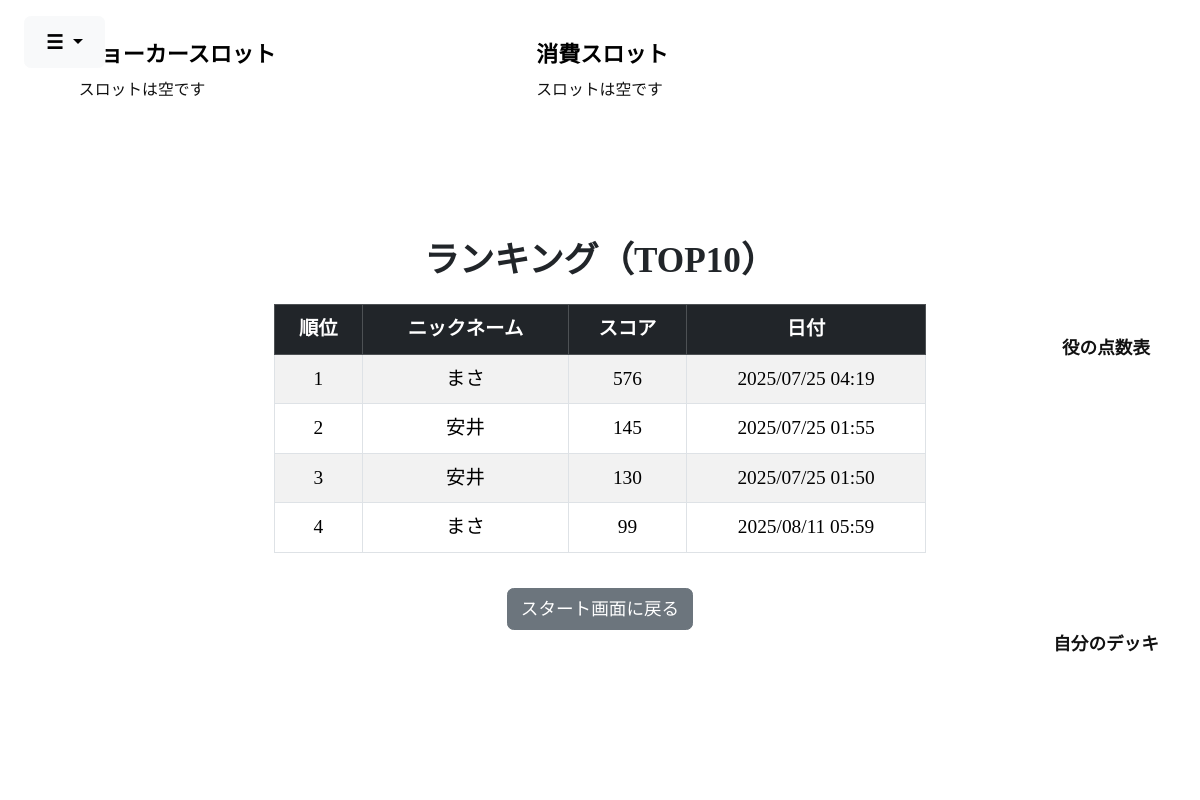
/ranking/, run on an earlier commit of the app's database.
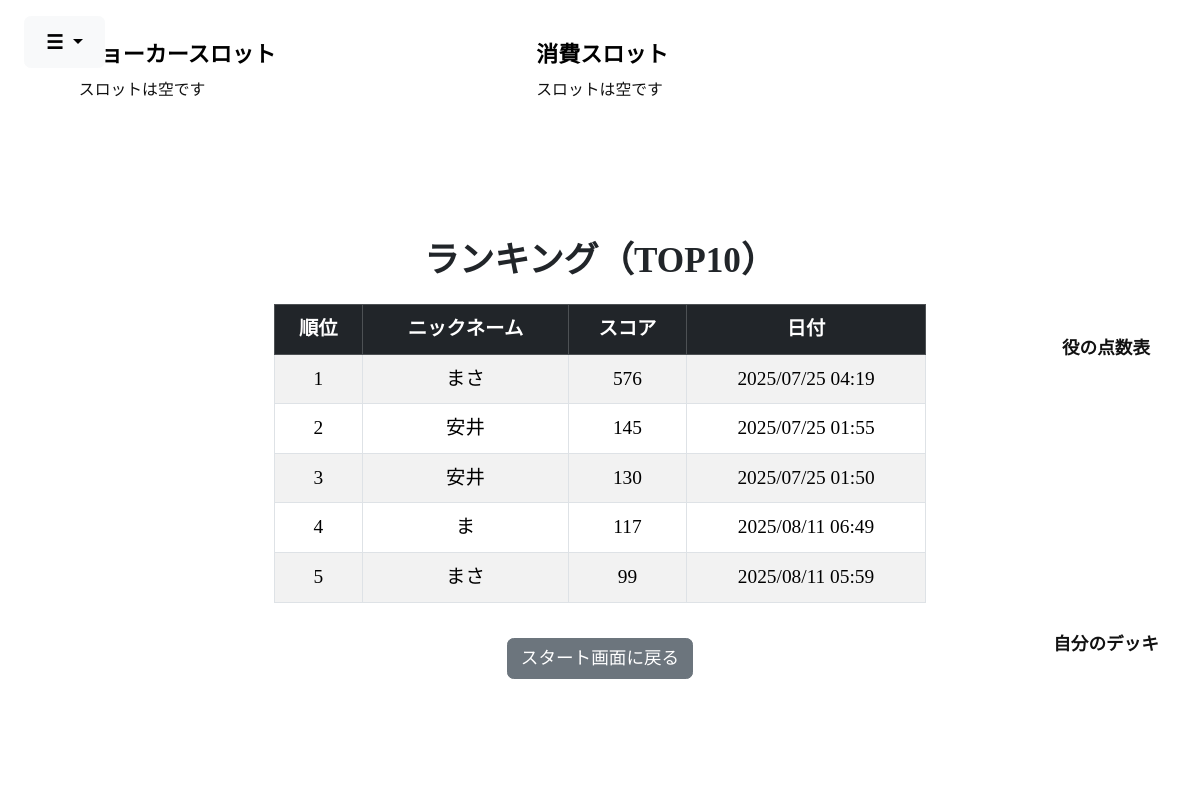
And on a later commit of the database.
### game/models.py (models this page shows, shortened)
class RankRecord(models.Model):
    nickname = models.CharField(max_length=30)
    score = models.PositiveIntegerField()
    date = models.DateTimeField(auto_now_add=True)

### game/views.py (the view)
# urls.py: path("ranking/", views.RankingView.as_view(), name="ranking"),
class RankingView(TemplateView):
    template_name = "game/ranking.html"
    def get_context_data(self, **kwargs):
        context = super().get_context_data(**kwargs)
        context["top_scores"] = RankRecord.objects.order_by("-score")[:10]
        return context

### game/context_processors.py (called while the page is built, shortened)
def card_slots(request):
    game_id = request.session.get("game_id")
    if not game_id:
        return {}

def score_table_context(request):
    raw_table = {
        (0, 0): 2, (0, 1): 3, (1, 0): 3,
        (0, 2): 5, (1, 1): 5, (2, 0): 7,
        (0, 3): 11, (1, 2): 11, (2, 1): 13,
        (3, 0): 17, (0, 4): 19, (1, 3): 19,
        (2, 2): 23, (4, 0): 29
    }
    items = [ (f"{k[0]}H{k[1]}B", v) for k, v in raw_table.items() ]
    paired_rows = [ items[i:i+2] for i in range(0, len(items), 2) ]
    return {'score_table_rows': paired_rows}

### templates/game/ranking.html (shortened to what this page needs)
{% extends "game/base.html" %}
{% block content %}
    <div class="container text-center ranking-page mb-5">
    <h2 class="text-dark ranking-title">ランキング（TOP10）</h2>
    <div class="ranking-wrap">
        <div class="table-scroll">
        <table class="table table-striped table-bordered ranking-table">
            <thead class="table-dark">
            <tr>
                <th>順位</th>
                <th>ニックネーム</th>
                <th>スコア</th>
                <th>日付</th>
            </tr>
            </thead>
            <tbody>
            {% for record in top_scores %}
            <tr>
                <td>{{ forloop.counter }}</td>
                <td>{{ record.nickname }}</td>
                <td>{{ record.score }}</td>
                <td>{{ record.date|date:"Y/m/d H:i" }}</td>
            </tr>
            {% empty %}
            <tr>
                <td colspan="4">まだ記録がありません。</td>
            </tr>
            {% endfor %}
            </tbody>
        </table>
        </div>
        <a href="{% url 'game_start' %}" class="btn btn-secondary mt-3 ranking-back-btn">
        スタート画面に戻る
        </a>
    </div>
</div>
{% endblock %}

### templates/game/base.html (shortened to what this page needs)
{% load static %}
<!DOCTYPE html>
<html lang="ja">
<head>
    <link rel="stylesheet" href="https://cdn.jsdelivr.net/npm/bootstrap@5.3.3/dist/css/bootstrap.min.css">
</head>
<body>
<div class="dropdown menu-button-wrapper">
    <button class="btn btn-outline-light dropdown-toggle text-black bg-light"
            type="button" id="menuButton" data-bs-toggle="dropdown" aria-expanded="false">
        ☰
    </button>
</div>
<div id="score-icon" title="役の点数表" style="background-color: rgba(0, 0, 0, 0);">役の点数表</div>
<div id="deck-icon" title="デッキを表示">自分のデッキ</div>
<div class="container slot-section">
    <div class="row g-4">
        <div class="col-md-6 slot-box">
            <h5 class="text-primary">ジョーカースロット</h5>
            <ul class="list-unstyled">
                {% for card in joker_cards %}
                <li class="d-flex align-items-center mb-2" style="gap: 1rem;">
                    <div style="white-space: nowrap; overflow-x: auto; flex-grow: 1;">
                        <strong>{{ card.name }}</strong>：<small class="text-muted">{{ card.description }}</small>
                    </div>
                    <form method="post" action="{% url 'remove_slot_card' %}" style="margin: 0;">
                        {% csrf_token %}
                        <input type="hidden" name="code" value="{{ card.code }}">
                        <button type="submit"
                                class="btn btn-outline-danger btn-sm px-2 py-0"
                                style="font-size: 0.75rem; white-space: nowrap; line-height: 1;">
                            削除
                        </button>
                    </form>
                </li>
                {% empty %}
                <li>スロットは空です</li>
                {% endfor %}
            </ul>
        </div>
        <div class="col-md-6 slot-box">
            <h5 class="text-warning">消費スロット</h5>
            <ul class="list-unstyled">
                {% for card in consume_cards %}
                <li class="d-flex align-items-center mb-2" style="gap: 1rem;">
                    <div style="white-space: nowrap; overflow-x: auto; flex-grow: 1;">
                        <strong>{{ card.name }}</strong>：<small class="text-muted">{{ card.description }}</small>
                    </div>
                    <form method="post" action="{% url 'remove_slot_card' %}" style="margin: 0;">
                        {% csrf_token %}
                        <input type="hidden" name="code" value="{{ card.code }}">
                        <button type="submit"
                                class="btn btn-outline-danger btn-sm px-2 py-0"
                                style="font-size: 0.75rem; white-space: nowrap; line-height: 1;">
                            削除
                        </button>
                    </form>
                </li>
                {% empty %}
                <li>スロットは空です</li>
                {% endfor %}
            </ul>
        </div>
    </div>
</div>
<div class="container mt-3">
    {% block content %}{% endblock %}
</div>
<div class="toast-container position-fixed bottom-0 end-0 p-3" style="z-index: 1055;">
</div>
</body>
</html>

### templates/game/base.html (style rules this page uses)
html, body { margin: 0; padding: 0; height: 100%; font-family: 'Cinzel', serif !important; overflow-x: hidden; background-color: transparent; font-size: 1.1rem; line-height: 1.6; }
h1, h2, h3, h4, h5 { color: #111; text-shadow: 0 0 8px rgba(255, 255, 255, 0.15); }
button.btn { font-size: 1.1rem; padding: 0.6rem 1.2rem; font-weight: 600; }
.menu-button-wrapper { position: fixed; top: 2vh; left: 2vw; z-index: 1000; }
#deck-icon, #score-icon { white-space: nowrap; overflow: hidden; position: fixed; right: 2vw; width: 140px; height: 33vh; padding: 0.6rem 1rem; border-radius: 12px; font-size: 1rem; font-weight: bold; font-family: 'Cinzel', serif; color: #111; background-color: rgba(255, 255, 255, 0.2); box-shadow: 0 0 8px rgba(255,255,255,0.2); -webkit-backdrop-filter: blur(10px); backdrop-filter: blur(10px); display: flex; justify-content: center; align-items: center; cursor: pointer; transition: transform 0.2s ease-in-out; text-align: center; z-index: 10; }
#score-icon { top: calc(20vh + 7vh); }
#deck-icon { top: calc(20vh + 44vh); }
.slot-section { position: fixed; top: 1vh; left: 50%; transform: translateX(-60%); z-index: 900; width: 80vw; max-width: 1000px; background-color: rgba(255,255,255,0.05); padding: 2vh 2vw; border-radius: 2vh; box-shadow: 0 0 3vh rgba(255, 255, 255, 0.1); }
.slot-box { background-color: white !important; z-index: 1; width: 45%; max-width: 60vw; min-width: 300px; padding: 1.5rem; background-color: rgba(255, 255, 255, 0.05); border-radius: 12px; font-size: 1.05rem; color: #111; margin: 1rem; }
.slot-box h5 { font-family: 'Cinzel', serif !important; font-weight: 900 !important; color: #000 !important; }
.slot-box ul li { font-family: 'Cinzel', serif !important; font-size: 0.90rem; white-space: nowrap; }

### templates/game/ranking.html (style rules this page uses)
.ranking-page { margin-top: 30vh; font-family: 'Cinzel', serif !important; }
.ranking-wrap { width: 60%; margin: 0 auto; }
.ranking-title { font-weight: 900; }
.ranking-table.table { margin-top: 1.25rem; background: #fff; }
.ranking-table thead th { white-space: nowrap; }
.ranking-table td:nth-child(1), .ranking-table td:nth-child(3), .ranking-table td:nth-child(4), .ranking-table th:nth-child(1), .ranking-table th:nth-child(3), .ranking-table th:nth-child(4) { white-space: nowrap; }
.ranking-table td:nth-child(2) { word-break: break-word; }

What changed in the data, as far as the page shows it:
added RankRecord: nickname "ま", score "117", date "2025/08/11 06:49"
